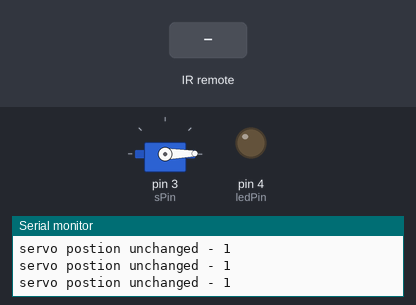
Recording of a sketch running on a simulated Arduino Uno, built with avr-gcc and run on an emulated ATmega328P. Parts: servo, output pins drawn as LEDs (lit = HIGH), the last lines printed to the serial monitor. Inputs (shaded band) come from the test bench.

Above: at 1.2 s.
1.3 s: infrared code 0xFD00FF received
At 2.0 s:
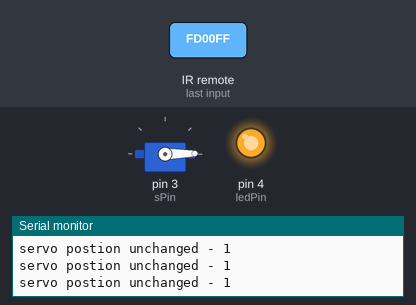
3.0 s: infrared code 0xFD08F7 received
At 3.4 s:
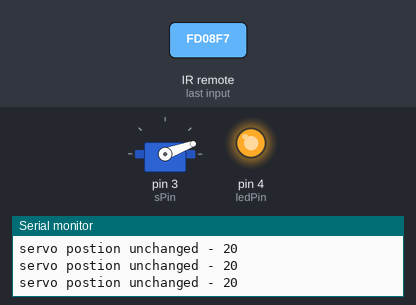
4.5 s: infrared code 0xFD8877 received
At 5.6 s:
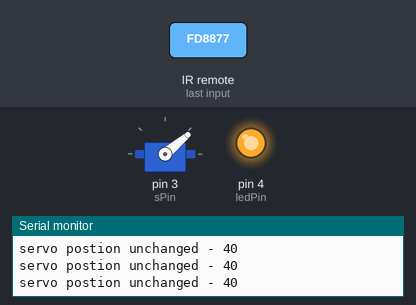
6.0 s: infrared code 0xFD48B7 received
At 6.7 s:
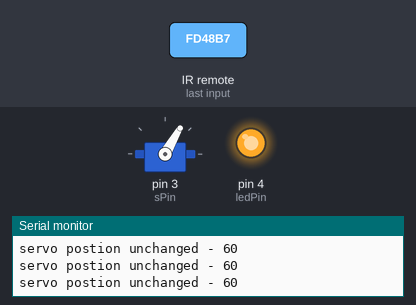
7.5 s: infrared code 0xFD28D7 received
At 8.7 s:
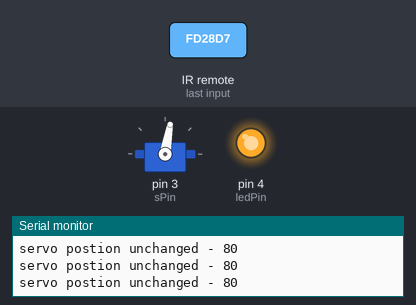
9.0 s: infrared code 0xFDA857 received
At 10.0 s:
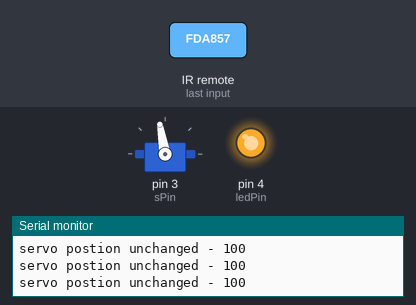
Timing chart, 0 to 11.5 s (numbered marks = the images above; inputs shaded):
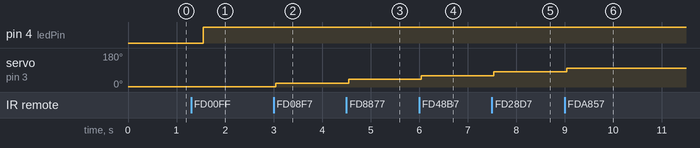

Measured:
- after the input at 1.3 s, pin 4 (ledPin): LOW → HIGH after 0.25 s
- after the input at 3.0 s, servo on pin 3 (sPin): 1° → 20° after 0.05 s
- after the input at 4.5 s, servo on pin 3 (sPin): 20° → 40° after 0.05 s
- after the input at 6.0 s, servo on pin 3 (sPin): 40° → 60° at once
- after the input at 7.5 s, servo on pin 3 (sPin): 60° → 80° at once
- after the input at 9.0 s, servo on pin 3 (sPin): 80° → 100° at once

The sketch:

servo_irremote.ino
```cpp
//Project 15 - digital tube display
#include <IRremote.h>
#include <Servo.h>

Servo s;
int sPin = 3;
int ledPin = 4;

int IRpin = 11;
IRrecv irrecv(IRpin);
decode_results results;

bool state = 0;
int num = 1;

void setup(){
  Serial.begin(9600);
  irrecv.enableIRIn(); //start receiver

  s.attach(sPin);
  moveServo(num);
  pinMode(ledPin, OUTPUT);
  digitalWrite(ledPin, state);
}

void loop() {
  if(irrecv.decode(&results)){
    irrecv.resume();
    Serial.print("code received - ");
    Serial.println(results.value, DEC);
    if(results.value == 16580863){
      power();
      results.value = 4294967295;
    }
    if(state == 1){
      switch(results.value){
        case 16593103:
          num = 1;
          moveServo(num);
          break;
        case 16582903:
          num = 20;
          moveServo(num);
          break;
        case 16615543:
          num = 40;
          moveServo(num);
          break;
        case 16599223:
          num = 60;
          moveServo(num);
          break;
        case 16591063:
          num = 80;
          moveServo(num);
          break;
        case 16623703:
          num = 100;
          moveServo(num);
          break;
        case 16607383:
          num = 120;
          moveServo(num);
          break;
        case 16586983:
          num = 140;
          moveServo(num);
          break;
        case 16619623:
          num = 160;
          moveServo(num);
          break;
        case 16603303:
          num = 180;
          moveServo(num);
          break;
        case 16613503:
          if(num < 160) num+= 20;
          else num = 180;
          moveServo(num);
          break;
        case 16617583:
          if(num > 20) num-= 20;
          else num = 1;
          moveServo(num);
          break;
        case 4294967295:
          break;
        default:
          Serial.println("invalid code");
      }
    }
    Serial.println(num);
  }

  else{
    Serial.print("servo postion unchanged - ");
    Serial.println(num);
  }
}

void power(){
  state = !state;
  if(state == 1){
     num = 1;
  }
  else{
     num = 180;
  }
  delay(200);
  digitalWrite(ledPin, state);
  moveServo(num);
}

void moveServo(int num){
      s.write(num);
}
```
